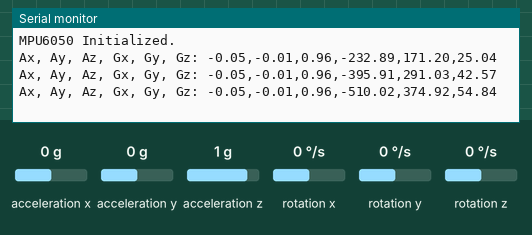
Simulated run of this sketch. Board: ESP32. Parts: the last lines printed to the serial monitor. The test bench sets the inputs (shaded band); at power-on: rotation z 0 °/s, acceleration x 0 g, acceleration y 0 g, acceleration z 1 g, rotation x 0 °/s, rotation y 0 °/s. Nothing arrives over Bluetooth unless stated.

Above: at 1.2 s.
1.3 s: rotation z set to -192 °/s
At 1.48 s:
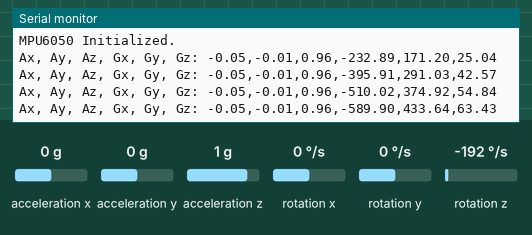
4.3 s: acceleration x set to -1.4 g
At 4.52 s:
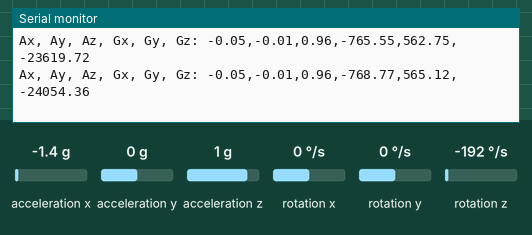
5.8 s: acceleration y set to -1.4 g
At 5.88 s:
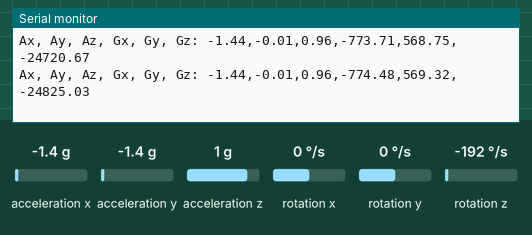
7.3 s: acceleration z set to -1.4 g
At 7.57 s:
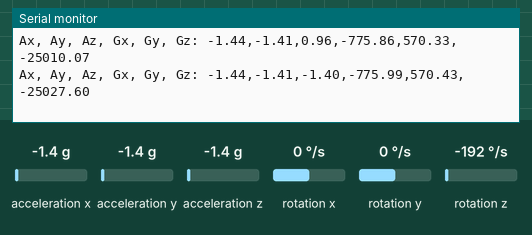
8.8 s: rotation x set to -192 °/s
At 8.92 s:
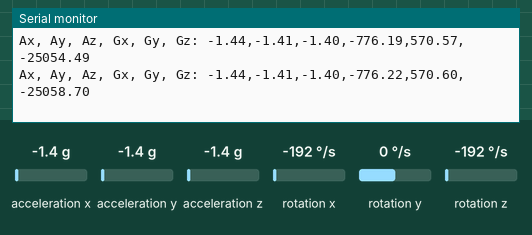
Timing chart, 0 to 11.3 s (numbered marks = the images above; inputs shaded):
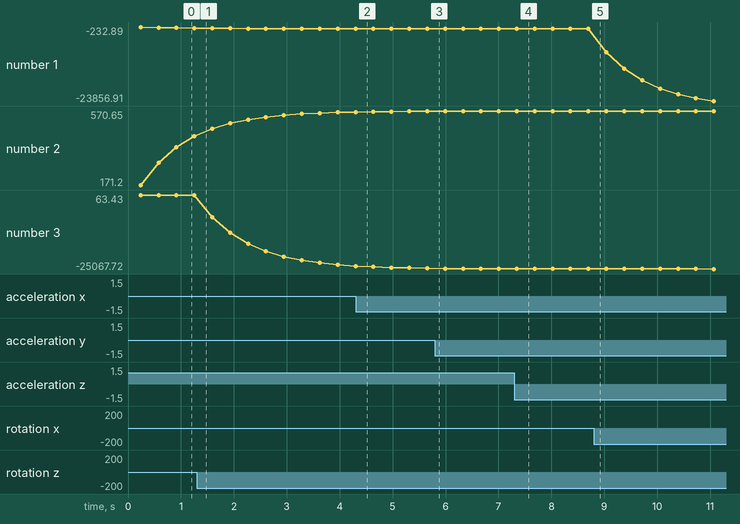

The sketch:

Calibration_Test_F.ino
```cpp
#include <Wire.h>
#include <MPU6050.h>
#include <BluetoothSerial.h>

MPU6050 mpu;
BluetoothSerial SerialBT;

// Gyroscope calibration offsets
double gx_offset = 776.29;
double gy_offset = -570.65;
double gz_offset = -83.47;

// Accelerometer calibration coefficients (replace with your values)
float m_x = 0.996, b_x = -0.047; // X-axis
float m_y = 0.997, b_y = -0.010; // Y-axis
float m_z = 0.985, b_z = -0.023; // Z-axis

// Low-pass filter variables for gyroscope
double filtered_gx = 0, filtered_gy = 0, filtered_gz = 0;
double alpha = 0.3;  // Low-pass filter strength (0 < alpha <= 1)

// Function to get averaged gyroscope values
void getAveragedGyro(double &avg_gx, double &avg_gy, double &avg_gz, int samples) {
  int16_t gx, gy, gz;
  avg_gx = 0;
  avg_gy = 0;
  avg_gz = 0;

  for (int i = 0; i < samples; i++) {
    mpu.getRotation(&gx, &gy, &gz);
    avg_gx += gx - gx_offset;  // Apply offsets
    avg_gy += gy - gy_offset;
    avg_gz += gz - gz_offset;
    delay(10);  // Small delay between samples
  }

  avg_gx /= samples;  // Average the samples
  avg_gy /= samples;
  avg_gz /= samples;
}

void setup() {
  Serial.begin(115200);
  SerialBT.begin("ESP32_MPU6050");  // Bluetooth name
  Wire.begin();

  // Initialize MPU6050
  mpu.initialize();
  if (!mpu.testConnection()) {
    Serial.println("MPU6050 connection failed!");
    while (1);
  }
  Serial.println("MPU6050 Initialized.");
}

void loop() {
  double avg_gx, avg_gy, avg_gz;
  int16_t ax, ay, az;

  // Step 1: Average multiple gyroscope samples for smoothing
  getAveragedGyro(avg_gx, avg_gy, avg_gz, 20);  // Average over 20 samples

  // Step 2: Apply low-pass filter to gyroscope values
  filtered_gx = alpha * avg_gx + (1 - alpha) * filtered_gx;
  filtered_gy = alpha * avg_gy + (1 - alpha) * filtered_gy;
  filtered_gz = alpha * avg_gz + (1 - alpha) * filtered_gz;

  // Step 3: Get raw accelerometer values
  mpu.getAcceleration(&ax, &ay, &az);

  // Convert raw accelerometer data to G's and apply calibration
  float raw_accel_x = ax / 16384.0;
  float raw_accel_y = ay / 16384.0;
  float raw_accel_z = az / 16384.0;

  float calibrated_accel_x = m_x * raw_accel_x + b_x;
  float calibrated_accel_y = m_y * raw_accel_y + b_y;
  float calibrated_accel_z = m_z * raw_accel_z + b_z;

  // Step 4: Combine all values and send them via Bluetooth and Serial Monitor
  String data = String(calibrated_accel_x, 2) + "," +
                String(calibrated_accel_y, 2) + "," +
                String(calibrated_accel_z, 2) + "," +
                String(filtered_gx, 2) + "," +
                String(filtered_gy, 2) + "," +
                String(filtered_gz, 2) + "\n";

  SerialBT.print(data);
  Serial.print("Ax, Ay, Az, Gx, Gy, Gz: ");
  Serial.println(data);

  delay(100);  // Adjust delay for the desired output rate
}
```

Measured:
- after the input at 7.3 s, the serial monitor: prints a new line after 0.05 s (image 4)
- plotted number 1: -776.22 → -23856.91 after the input at 8.8 s
- plotted number 3: 63.43 → -24054.36 after the input at 1.3 s
